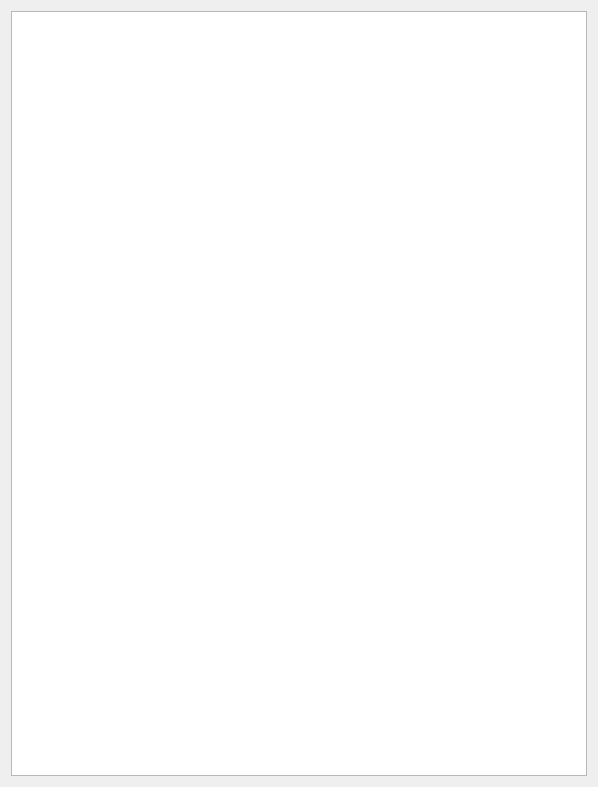
<?xml version="1.0" encoding="UTF-8"?>
<ui version="4.0">
 <class>AdmMessages</class>
 <widget class="QDialog" name="AdmMessages">
  <property name="geometry">
   <rect>
    <x>0</x>
    <y>0</y>
    <width>598</width>
    <height>787</height>
   </rect>
  </property>
  <property name="windowTitle">
   <string>Все сообщения</string>
  </property>
  <layout class="QHBoxLayout" name="horizontalLayout">
   <item>
    <widget class="QTableView" name="tableView">
     <property name="selectionBehavior">
      <enum>QAbstractItemView::SelectRows</enum>
     </property>
     <attribute name="horizontalHeaderVisible">
      <bool>false</bool>
     </attribute>
     <attribute name="horizontalHeaderStretchLastSection">
      <bool>true</bool>
     </attribute>
    </widget>
   </item>
  </layout>
 </widget>
 <resources/>
 <connections/>
</ui>
